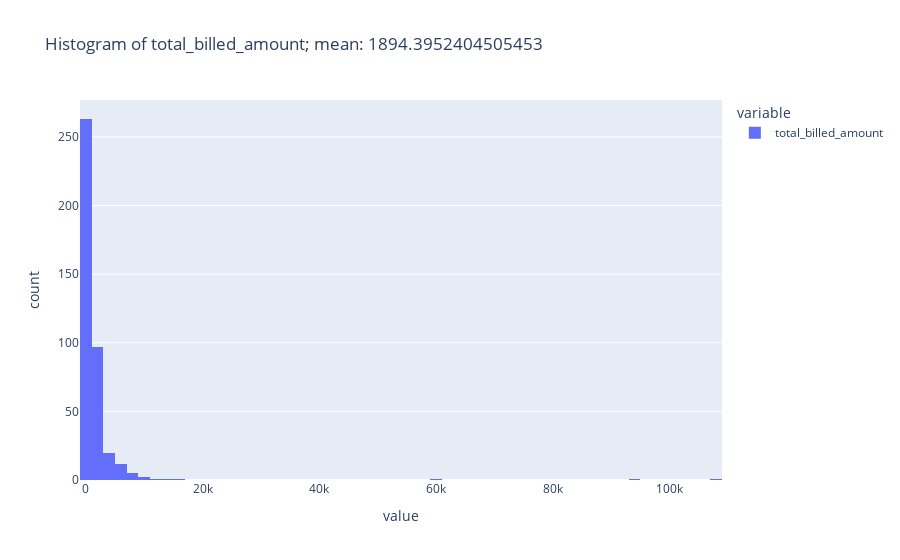
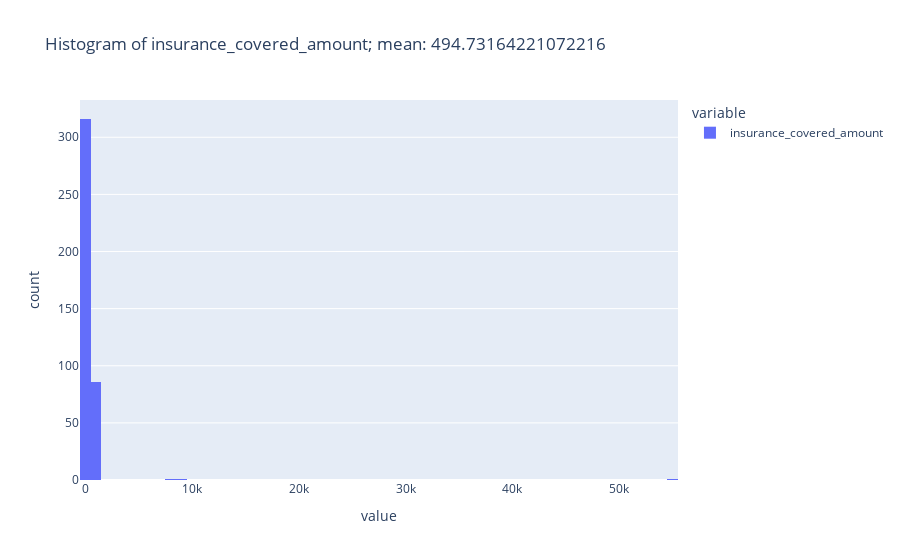
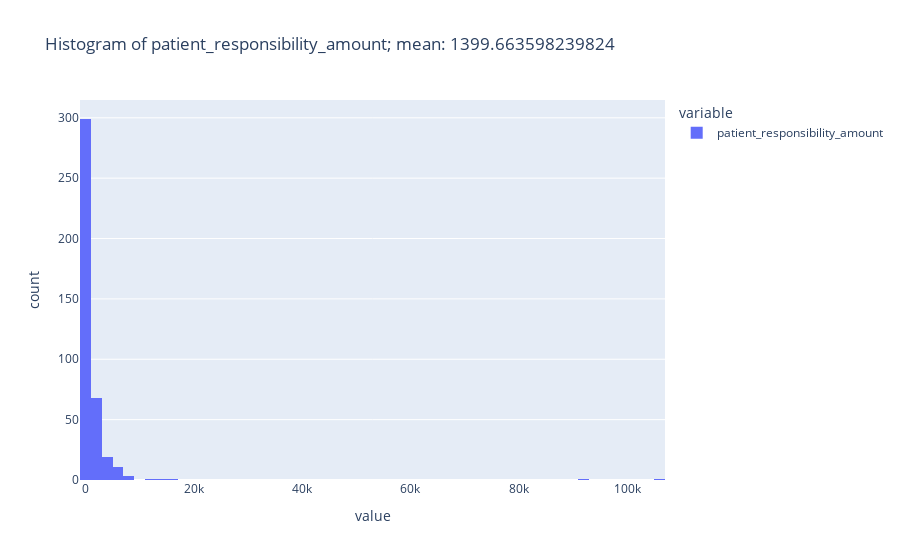

Notebook code for these charts, in order:
### Code cell
def histogram(column):
    mean = df[column].mean()
    fig = px.histogram(df[column], nbins=100, title=f'Histogram of {column}; mean: {mean}')
    fig.show()
histogram('total_billed_amount')
histogram('insurance_covered_amount')
histogram('patient_responsibility_amount')

### Figure 1 — Plotly figure (JSON) as saved in the notebook; plotly's stock layout.template omitted (floating-point values rounded to 4 significant figures; data arrays with more than 128 entries replaced by an {"elided": "..."} marker saying what was removed)
{"data": [{"alignmentgroup": "True", "bingroup": "x", "hovertemplate": "variable=total_billed_amount<br>value=%{x}<br>count=%{y}<extra></extra>", "legendgroup": "total_billed_amount", "marker": {"color": "#636efa", "pattern": {"shape": ""}}, "name": "total_billed_amount", "nbinsx": 100, "offsetgroup": "total_billed_amount", "orientation": "v", "showlegend": true, "type": "histogram", "x": {"elided": "405 float values"}, "xaxis": "x", "yaxis": "y"}], "layout": {"barmode": "relative", "legend": {"title": {"text": "variable"}, "tracegroupgap": 0}, "title": {"text": "Histogram of total_billed_amount; mean: 1894.3952404505453"}, "xaxis": {"anchor": "y", "domain": [0, 1], "title": {"text": "value"}}, "yaxis": {"anchor": "x", "domain": [0, 1], "title": {"text": "count"}}}}

### Figure 2 — Plotly figure (JSON) as saved in the notebook; plotly's stock layout.template omitted (floating-point values rounded to 4 significant figures; data arrays with more than 128 entries replaced by an {"elided": "..."} marker saying what was removed)
{"data": [{"alignmentgroup": "True", "bingroup": "x", "hovertemplate": "variable=insurance_covered_amount<br>value=%{x}<br>count=%{y}<extra></extra>", "legendgroup": "insurance_covered_amount", "marker": {"color": "#636efa", "pattern": {"shape": ""}}, "name": "insurance_covered_amount", "nbinsx": 100, "offsetgroup": "insurance_covered_amount", "orientation": "v", "showlegend": true, "type": "histogram", "x": {"elided": "405 float values"}, "xaxis": "x", "yaxis": "y"}], "layout": {"barmode": "relative", "legend": {"title": {"text": "variable"}, "tracegroupgap": 0}, "title": {"text": "Histogram of insurance_covered_amount; mean: 494.73164221072216"}, "xaxis": {"anchor": "y", "domain": [0, 1], "title": {"text": "value"}}, "yaxis": {"anchor": "x", "domain": [0, 1], "title": {"text": "count"}}}}

### Figure 3 — Plotly figure (JSON) as saved in the notebook; plotly's stock layout.template omitted (floating-point values rounded to 4 significant figures; data arrays with more than 128 entries replaced by an {"elided": "..."} marker saying what was removed)
{"data": [{"alignmentgroup": "True", "bingroup": "x", "hovertemplate": "variable=patient_responsibility_amount<br>value=%{x}<br>count=%{y}<extra></extra>", "legendgroup": "patient_responsibility_amount", "marker": {"color": "#636efa", "pattern": {"shape": ""}}, "name": "patient_responsibility_amount", "nbinsx": 100, "offsetgroup": "patient_responsibility_amount", "orientation": "v", "showlegend": true, "type": "histogram", "x": {"elided": "405 float values"}, "xaxis": "x", "yaxis": "y"}], "layout": {"barmode": "relative", "legend": {"title": {"text": "variable"}, "tracegroupgap": 0}, "title": {"text": "Histogram of patient_responsibility_amount; mean: 1399.663598239824"}, "xaxis": {"anchor": "y", "domain": [0, 1], "title": {"text": "value"}}, "yaxis": {"anchor": "x", "domain": [0, 1], "title": {"text": "count"}}}}
